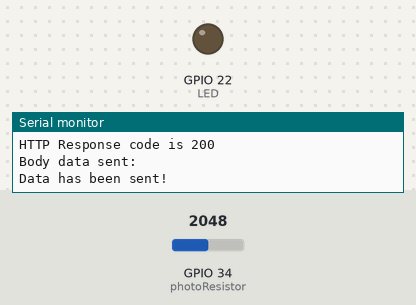
Simulated run of this sketch. Board: ESP32. Parts: output pins drawn as LEDs (lit = HIGH), the last lines printed to the serial monitor. Inputs (shaded band) come from the test bench; at power-on: GPIO 34 (photoResistor) = 2048. WiFi joins after 1.5 s; servers stay silent unless stated; network time is answered at once with the bench clock; uploads are accepted with an empty reply; the local clock reads 2024-03-15 10:24:30 at power-on unless the sketch sets it.

Above: at 3.2 s.
3.3 s: GPIO 34 (photoResistor) set to 522
13.4 s: GPIO 34 (photoResistor) set to 459
At 23.0 s:
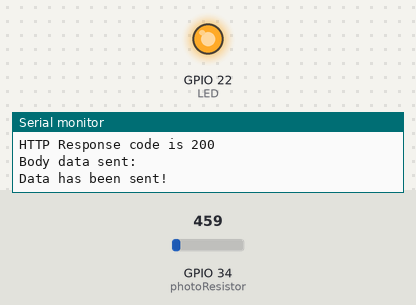
23.9 s: GPIO 34 (photoResistor) set to 540
At 33.2 s:
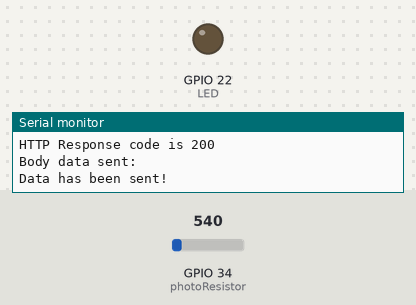
34.1 s: GPIO 34 (photoResistor) set to 491
At 43.5 s:
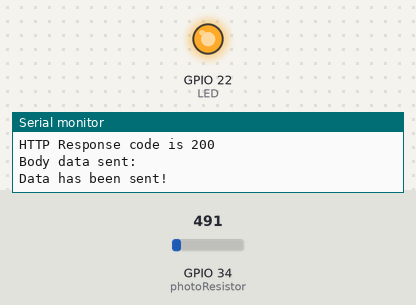
Timing chart, 0 to 45.0 s (numbered marks = the images above; inputs shaded):
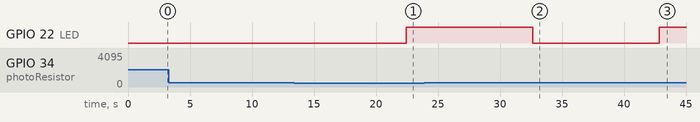

The sketch:

Photoresistor_sensor.ino
```cpp
#include <WiFi.h>
#include <HTTPClient.h>   // Connect esp to http
#include <NTPClient.h>    // synchronize time between esp and real world(NTP server)
#include <WiFiUdp.h>      // help processing NTP

#define photoResistor 34
#define LED 22
const int sensorThreshold = 500;
int sensor_value;
String ledCondition;
String timestamp;

// NTP Setup
WiFiUDP ntpUDP;
NTPClient timeClient(ntpUDP, "time.google.com", 7 * 3600, 60000);   //NTP URL, UTC time (second), interval time

// WiFi Credential
const char* ssid = "Hey hey";
const char* password = "aingmaung";

// Server adress
const char* serverName = "http://192.168.179.107:5000/led_sensor/data";    // Don't forget to change to corresponding IP

// Wifi Setup
void wifiSetup(){
  // Connection attempt
  WiFi.begin(ssid, password);
  Serial.print("Connecting to WiFi...");
  while (WiFi.status() != WL_CONNECTED) {
    Serial.print(".");
    delay(1000);
  }
  Serial.println("Connected to WiFi!");

}
void checkSensorData(){
  Serial.print("Sensor value = ");
  Serial.println(sensor_value);
}
void checkTimestampValue(){
  Serial.print("Timestamp = ");
  Serial.println(timestamp);
}

void setup() {
  Serial.begin(115200);
  wifiSetup();        //Initialize WiFi
  timeClient.begin(); //Initialize timestamp

  pinMode(LED, OUTPUT);
  pinMode(photoResistor, INPUT);
  Serial.println("Photoresistor start!");
}

void loop() {
  // Receive data from sensor
  sensor_value = analogRead(photoResistor);
  if (sensor_value < sensorThreshold) {
    ledCondition = "ON";
    digitalWrite(LED, HIGH);
    //checkSensorData();
  }
  else {
    ledCondition = "OFF";
    digitalWrite(LED, LOW);
    //checkSensorData();
  }

  // Config timestamp
  timeClient.update();
  timestamp = timeClient.getFormattedTime();
  //checkTimestampValue();

  // Check WiFi
  if (WiFi.status() == WL_CONNECTED){
    HTTPClient http;

    if (isnan(sensor_value)){
      Serial.println("Failed to read sensor data...");
      return;
    }


    // Activate HTTP connection
    http.begin(serverName);
    http.addHeader("Content-Type", "application/json");

    // Create JSON data
     String httpRequestData = "{\"timestamp\":\"" + String(timestamp) + "\", \"sensor_value\":" + sensor_value + ", \"ledCondition\":\"" + String(ledCondition)  + "\"}";

    // Send JSON data to server
    int httpResponseCode = http.POST(httpRequestData);
    Serial.println("Sending data...");

    //Check response. If httpResponseCode < 0, there's internal connection problem
    if (httpResponseCode > 0){
      String serverResponse = http.getString();
      Serial.print("HTTP Response code is ");
      Serial.println(httpResponseCode);
      Serial.print("Body data sent: ");
      Serial.println(serverResponse);
      Serial.println("Data has been sent!");
    }
    else {
    Serial.print("Failed to POST data. Error code: ");
    Serial.println(httpResponseCode);
    }

    // End HTTP connection
    http.end();
  }
  else {
    Serial.println("WiFi disconnected.");
  }

  delay(10000);
}
```

Measured:
- the behaviour switches between 500 and 499 on GPIO 34 (photoResistor) (found by bisection; images 0 and 1)
- after the input at 13.4 s, GPIO 22 (LED): LOW → HIGH after 9.0 s
- after the input at 23.9 s, GPIO 22 (LED): HIGH → LOW after 8.7 s
- after the input at 34.1 s, GPIO 22 (LED): LOW → HIGH after 8.7 s
